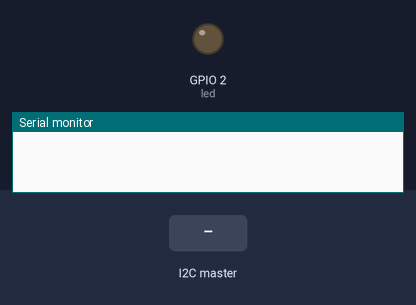
A sketch run on a simulated ESP32. Shown: output pins drawn as LEDs (lit = HIGH), the last lines printed to the serial monitor. The inputs (shaded band) are chosen by the test bench.

Above: at 1.2 s.
1.3 s: the I2C master sends the byte 1
At 2.5 s:
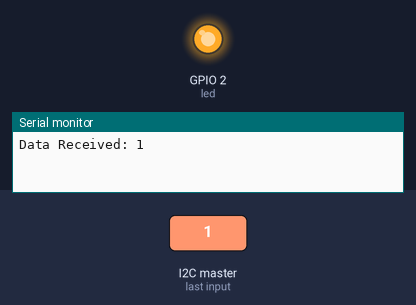
2.8 s: the I2C master sends the byte 0
At 3.6 s:
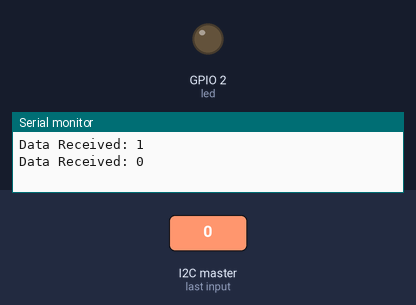
4.3 s: the I2C master sends the byte 2
At 4.7 s:
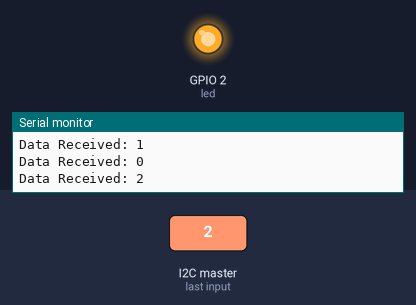
Timing chart, 0 to 7.3 s (numbered marks = the images above; inputs shaded):
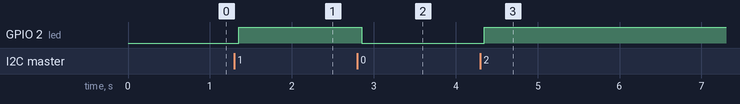

Measured:
- after the input at 1.3 s, GPIO 2 (led): LOW → HIGH after 0.05 s
- after the input at 2.8 s, GPIO 2 (led): HIGH → LOW after 0.05 s
- after the input at 4.3 s, GPIO 2 (led): LOW → HIGH after 0.05 s

The sketch:

2_I2C_READ_BYTE.ino
```cpp
#include <Wire.h>  // I2C library for communication
#define led 2      // LED connected to GPIO 2

byte receivedData;  // variable to store received byte

// This function runs automatically whenever data arrives from the master
void receiver(int n_bytes) {
  while (Wire.available()) {                       // check if any bytes are left to read
    receivedData = Wire.read();                          // read one incoming byte
    Serial.printf("Data Received: %d\n", receivedData);  // print received value for debugging
  }
}

void setup() {
  Serial.begin(115200);  // start serial monitor
  pinMode(led, OUTPUT);  // set LED pin as output

  Wire.begin(0x10);          // start I2C in SLAVE mode with address 0x10
  Wire.onReceive(receiver);  // register function to run when data is received
}

void loop() {
  // Control LED based on received data
  if (receivedData == 0) {
    digitalWrite(led, LOW);  // turn LED OFF
  } else {
    digitalWrite(led, HIGH);  // turn LED ON
  }
}
```
